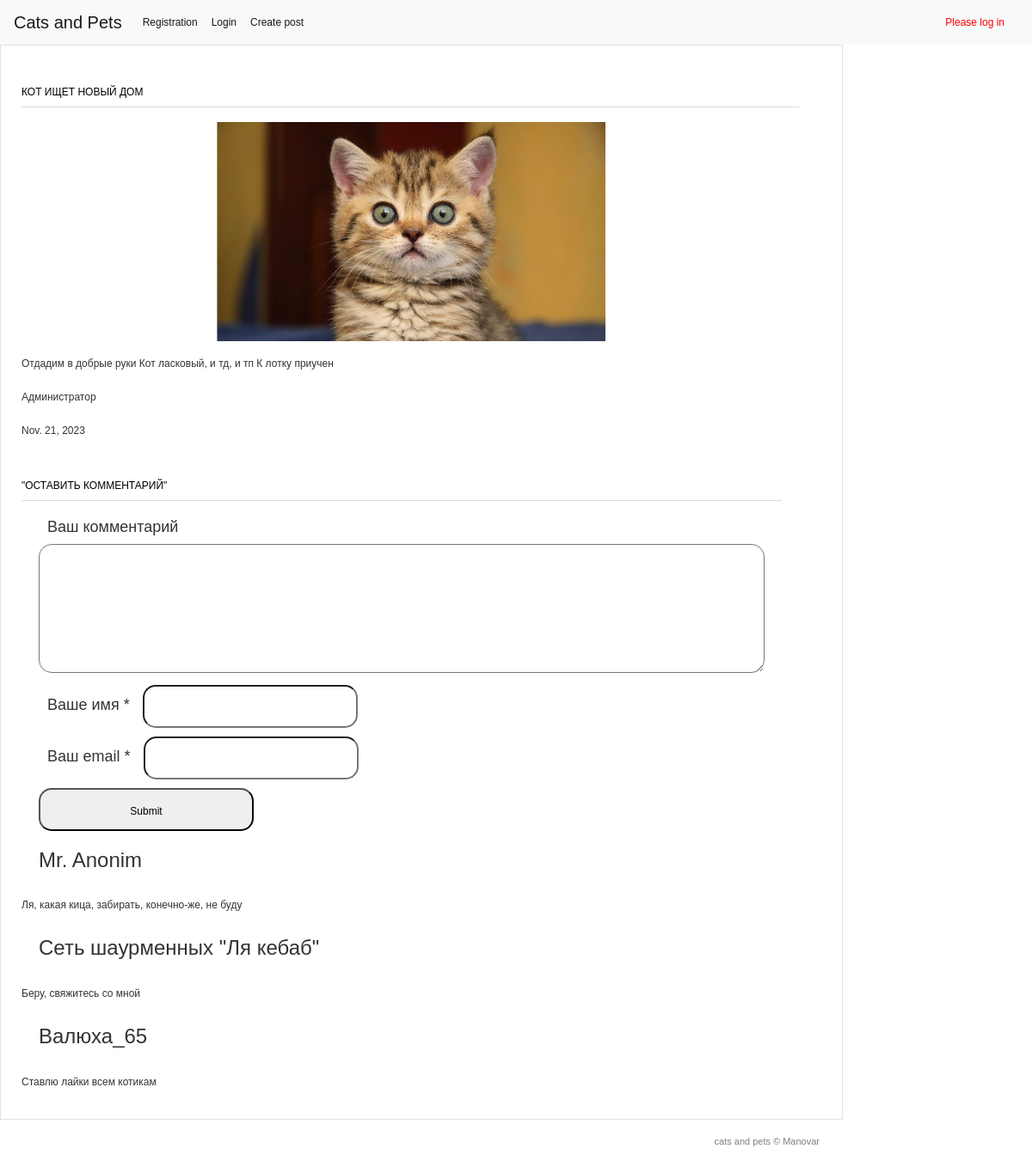
The page /3/ on the database as committed earlier.
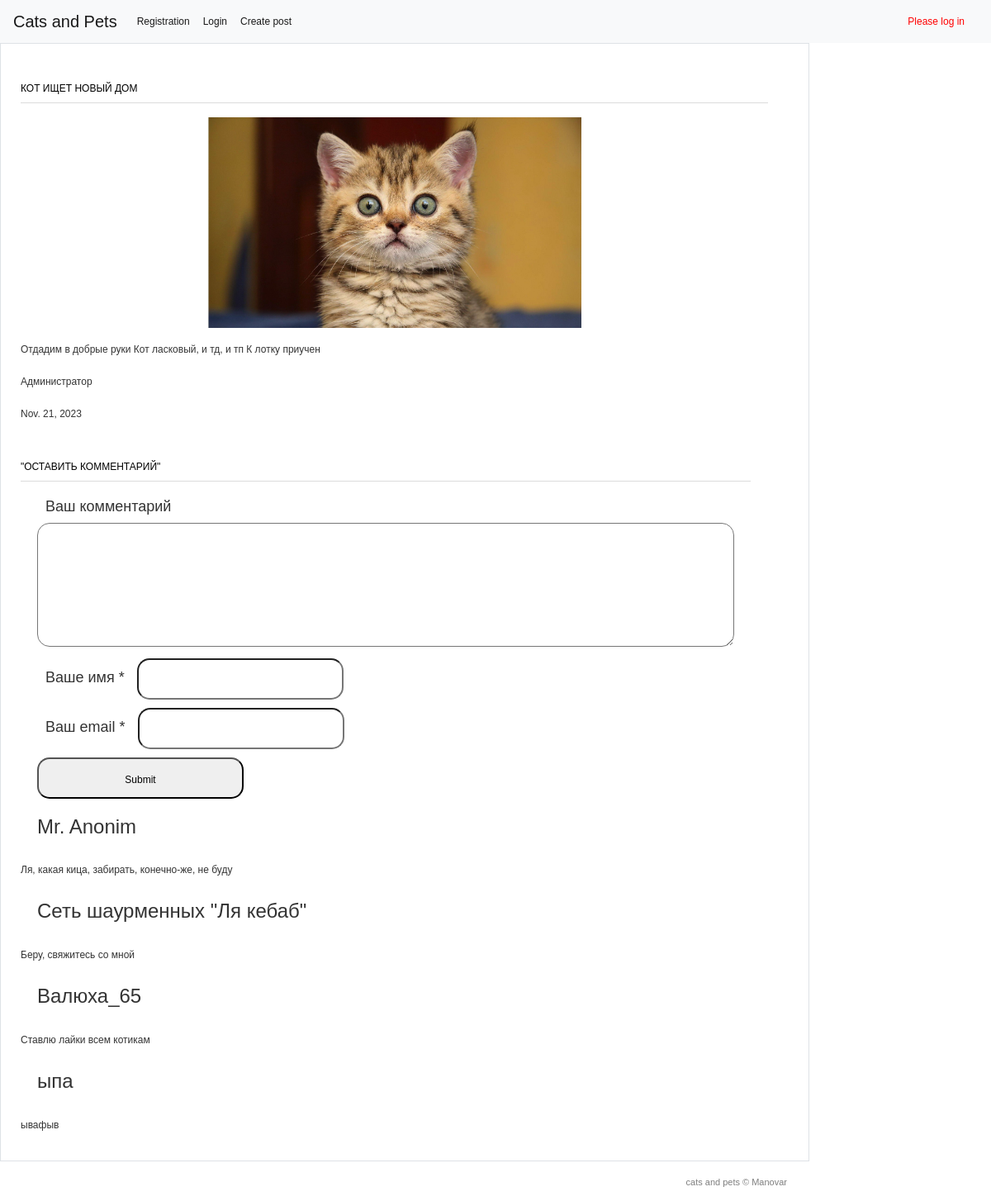
The same page on the database as committed later.
### pets/models.py (models this page shows, shortened)
class Post(models.Model):
    title = models.CharField(max_length=200)
    description = models.TextField()
    author = models.CharField(max_length=100)
    date = models.DateField()
    img = models.ImageField(upload_to='image/%Y')
    class Meta:
        verbose_name = 'Posts'
        verbose_name_plural = 'Posts'

class Comments(models.Model):
    email = models.EmailField()
    name = models.CharField(max_length=50)
    text_comments = models.TextField(max_length=2000)
    post = models.ForeignKey(Post, verbose_name='Post', on_delete=models.CASCADE)
    class Meta:
        verbose_name = 'Comments'
        verbose_name_plural = 'Comments'

### pets/views.py (the view)
# urls.py: path('<int:pk>/', views.PostDetail.as_view()),
class PostDetail(View):
    def get(self, request, pk):
        post = Post.objects.get(id=pk)
        return render(request, 'pets/pets_detail.html', {'post':post})

### templates/pets/pets_detail.html (shortened to what this page needs)
{% extends 'base.html' %}
{% block content %}
{% load static %}
<html >
<head>
	<link rel="stylesheet" href="{% static 'css/style.css' %}" type="text/css" media="all" />
</head>
<body>
<div class="shell">
	<div class="border">
		<div id="main">
			<div id="content" class="left">
				<div class="projects">
					<h3>{{post.title}}</h3>
                  <p align="center">
                    <img src="{{ post.img.url }}" width="50%"/>
                  </p>
					<div class="item">
						<div class="text left">
							<p>{{post.description}}</p>
							<p>{{post.author}}</p>
							<p>{{post.date}}</p>
						</div>
					</div>
				</div>
			</div>
			<div class="form-comment">
				<h3>"Оставить комментарий"</h3>
				<div>
					<form action="{% url 'add_comments' post.id %}" method="post">
						<div>
							<label>Ваш комментарий</label>
							<textarea name= "text_comments"></textarea>
						</div>
						<div>
							<label>Ваше имя *</label>
							<input type="text" name="name">
						</div>
						<div>
							<label>Ваш email *</label>
							<input type="email" name="email">
						</div>
						<div>
							<input type="submit">
						</div>
					</form>
				</div>
			</div>
			<div>
				{% for comment in post.comments_set.all %}
				<div class="view-comment">
					<h4>{{ comment.name}}</h4>
				</div>
				<p>
					{{ comment.text_comments}}
				</p>
				{% endfor %}
			</div>
		</div>
	</div>
	<div id="footer">
		<p class="copy right">cats and pets &copy;  Manovar </p>
	</div>
</div>
</body>
</html>
{% endblock %}

### templates/base.html (shortened to what this page needs)
<!DOCTYPE html>
<html lang="en">
<head>
    <link rel="stylesheet" href="https://cdn.jsdelivr.net/npm/bootstrap@4.0.0/dist/css/bootstrap.min.css">
</head>
<body>
<nav class="navbar navbar-expand-lg navbar-light bg-light">
  <a class="navbar-brand" href="/">Cats and Pets</a>
  <div class="collapse navbar-collapse" id="navbarSupportedContent">
    <ul class="navbar-nav mr-auto">
      <li class="nav-item active">
        <a class="nav-link" href="/accounts/register">Registration</a>
      </li>
      <li class="nav-item active">
        <a class="nav-link" href="/accounts/login">Login</a>
      </li>
      <li class="nav-item active">
        <a class="nav-link" href="/create">Create post</a>
      </li>
    </ul>
      {% if user.is_authenticated %}
      <a class="nav-link" href="/">{{ user.username }}</a>
      {% else %}
      <a class="nav-link" href="/accounts/login">Please log in</a>
      {% endif %}
  </div>
</nav>
    <div id="content">
        {% block content %}{% endblock %}
    </div>
</body>
</html>

### static/css/style.css (style rules this page uses)
* { margin: 0; padding: 0; outline:0; }
body { font-size: 12px; line-height: 20px; font-family: Georgia, Arial, Helvetica, Sans-Serif; color: #333; background: url() repeat 0 0; }
a { color: #ff0000; text-decoration: none; cursor:pointer; }
input, textarea, select { font-family: Arial, Helvetica, sans-serif; font-size:12px; }
textarea { overflow:auto; }
.left, .alignleft { float: left; display: inline; }
.right, .alignright { float: right; display: inline; }
.shell { width: 980px; margin: 0 auto; }
.border { border: 1px solid #e8e8e8; background: #fff; position: relative; }
#main { width: 932px; padding: 37px 24px 17px 24px; }
#main h3 { font-size: 12px; line-height: 15px; color: #000; text-transform: uppercase; border-bottom: 1px solid #dbdbdb; padding: 0 0 9px 0; }
#content { width: 905px; }
.projects { padding: 10px 0 0 0; }
.projects h3 { margin: 0 0 17px 0; }
.projects .item { margin: 0 0 28px 0; }
.projects .text { width: 600px; }
.projects .text p { padding: 0 0 3px 0; }
#footer { font-family: Arial, sans-serif; font-size: 11px; line-height: 14px; color: #7f7f7f; padding: 18px 27px 20px 38px; }
.form-comment { font-size: 18px; }
.form-comment label { margin: 10px 10px; }
.form-comment input { border-radius: 15px; padding: 15px; height: 50px; width: 250px; }
.form-comment textarea { border-radius: 15px; padding: 15px; height: 150px; width: 100%; resize: vertical; }
.form-comment div { margin: 10px; }
.view-comment { margin: 10px; padding: 10px; font-size: 18px; border-radius: 15px; }

Rows that differ between the two databases and show on the page:
added Comments: name "ыпа", text_comments "ывафыв"
